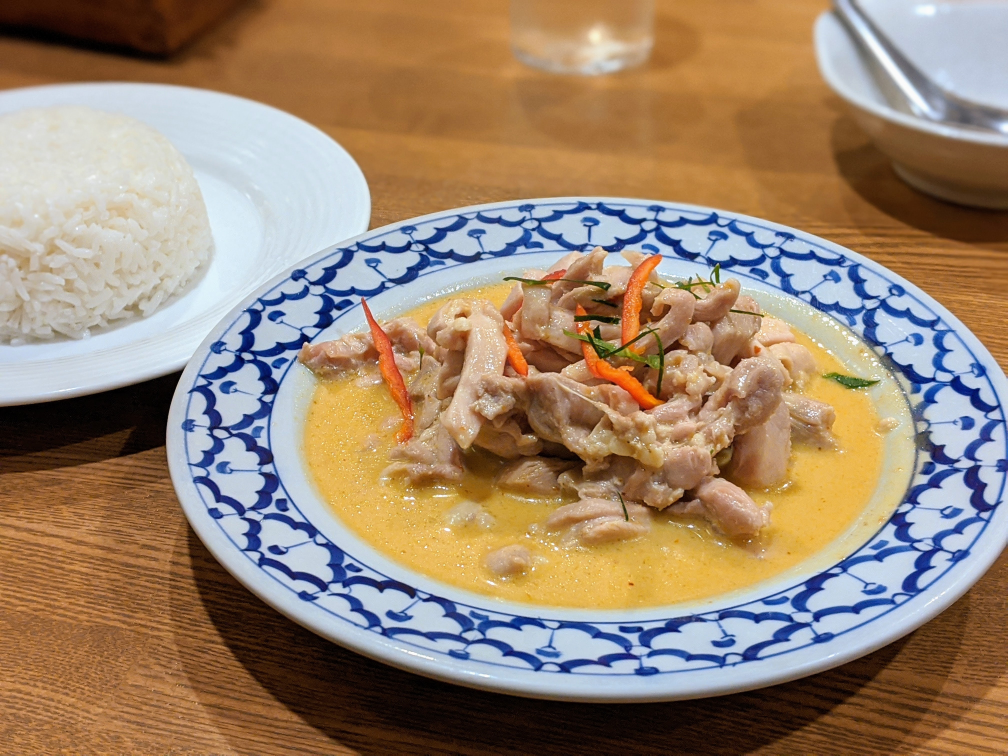
#> input picture raw/thai_curry.jpg, 4032 x 3024 px (shown at 1/4 size)
$ python main.py
#> lines starting #> are read from the running program, lines starting #| are printed output that depends on the picture; after the words box and inside, x2 and y2 are one past the last pixel; in counts of white or black regions, pixels touching at a corner belong together
### tone.py
from PIL import Image
import os, math, cv2
import numpy as np
from lib import base_dir

BASE_IMAGE_MODE_W = 'White'
BASE_IMAGE_MODE_T = 'Transparent'
# 原画との合成
BASE_IMAGE_MODE_C0 = 'Color0' # 黒色領域を塗りつぶす
BASE_IMAGE_MODE_C1 = 'Color1' # 白色(透明)領域を塗りつぶす

# グレースケールのみ対応
def pil2cv (image):
  return np.array(image, dtype=np.uint8)

def createTone (src_path, out_width, out_height):
  im = Image.open(src_path)
  # 台紙を作成
  unit_size = 500
  scale = math.ceil(max(out_width, out_height) / float(unit_size))
  dst_size = int(unit_size * scale)
  im_dst = Image.new(mode='L', size=(dst_size, dst_size), color=0)
  for i in range(0, dst_size, unit_size):
    for j in range(0, dst_size, unit_size):
      im_dst.paste(im, (i, j))
  # 切り抜く
  # XXX: 中央付近をcropしたほうがいいかも？
  im_out = im_dst.crop(box=(0, 0, out_width, out_height))
  return pil2cv(im_out)

# [45 lines left out: function pasteLayers, not called in this run]

def resizeToFitLongSide (img_base, size=1000):
  h, w = img_base.shape
  if w >= h:
    h = int(size * (h / w))
    w = size
  else:
    w = int(size * (w / h))
    h = size
  return cv2.resize(img_base, (w, h))

### main.py
import cv2
import numpy as np
from tone import createTone, pasteLayers, resizeToFitLongSide
from lib import base_dir, remove_tmp_files, remove_raw_file

# 2枚の画像の差分を求めてみよう
def generateImgBinDiffs (img_gray, thresholds):
  diffs = []
  for i in range(0, len(thresholds)):
    if i == len(thresholds) - 1: continue
    # 閾値50と閾値100の結果の着色領域(黒領域)の差分
    # 閾値が大きいほうが着色領域は広くなる
    ret, img_bin_0 = cv2.threshold(img_gray, thresholds[i], 255, cv2.THRESH_BINARY)
    ret, img_bin_1 = cv2.threshold(img_gray, thresholds[i + 1], 255, cv2.THRESH_BINARY)
    diffs.append(cv2.bitwise_not(cv2.absdiff(img_bin_0, img_bin_1)))
  return diffs

def convertToTransparent (img, file_name, width, height):
  img_bgr = cv2.cvtColor(img, cv2.COLOR_GRAY2BGR)
  img_bgra = np.concatenate([img_bgr, np.full((height, width, 1), 255, dtype=np.uint8)], axis=-1)
  white = np.all(img_bgr == [255, 255, 255], axis=-1)
  # white = np.all(img_bgr != [0, 0, 0], axis=-1)
  img_bgra[white, -1] = 0
  file_path = base_dir + 'tmp/' + file_name
  cv2.imwrite(file_path, img_bgra)
  return file_path

def getThresholds (width, height):
  size = max(width, height)
  if size > 1000:
    thresholds = [50, 75, 100, 125, 150, 175, 200, 205, 215]
    tone_densities = [1.75, 2.00, 2.50, 3.50, 4.50, 5.00, 7.50, 20.00]
  else:
    thresholds = [50, 75, 100, 125, 150, 175, 200, 215]
    tone_densities = [1.75, 2, 2.5, 3.25, 7.25, 10.50, 20.25]
  return (thresholds, tone_densities)

def loadRawImage (file_path):
#> called with file_path = './raw/thai_curry.jpg'
  img = cv2.imread(file_path, cv2.IMREAD_UNCHANGED)
#> img is the input picture: shape (3024, 4032, 3); mean B, G, R 112, 133.5, 155.7
  h, w, a = img.shape
#> h = 3024; w = 4032; a = 3
  if a <= 3:
    return img
  transparent_mask = img[:, :, 3] == 0
  img[transparent_mask] = [255, 255, 255, 255]
  return cv2.cvtColor(img, cv2.COLOR_BGRA2BGR)

def main (raw_file_name, save_format='webp', thumbnail_size=1000, \
  histogram_equalization=False, tone_base=1.50, binarization_threshold=None, \
  base_image_mode='White'):
  img = loadRawImage(base_dir + 'raw/' + raw_file_name)
  img_gray = cv2.cvtColor(img, cv2.COLOR_BGR2GRAY)
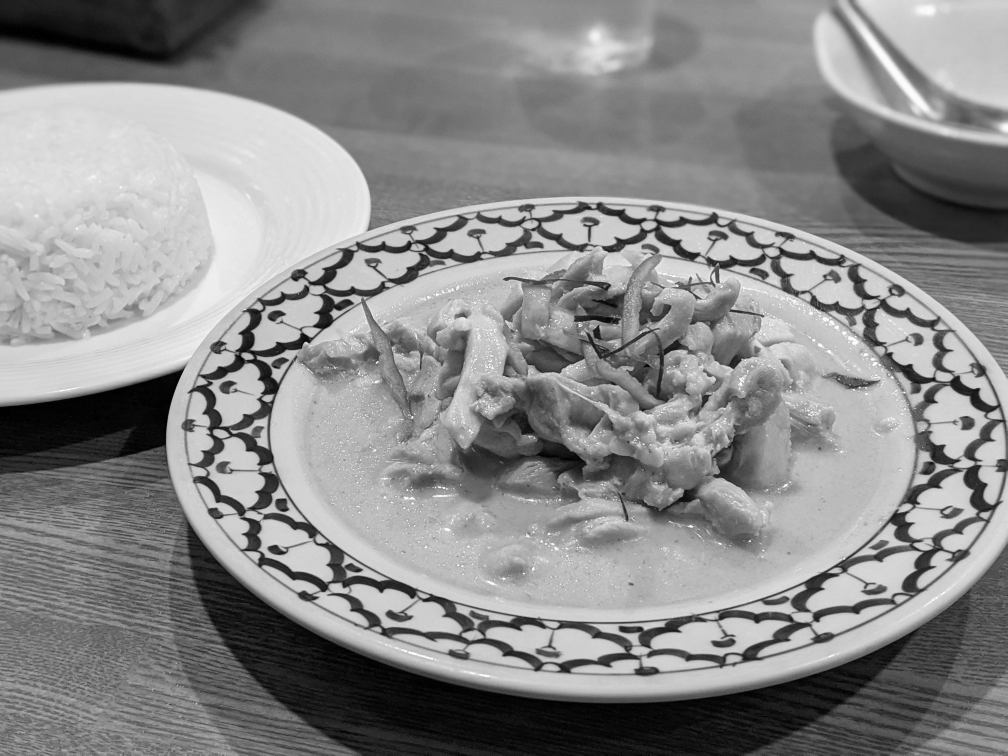
#> img_gray: shape (3024, 4032) (shown at 1/4 size); min 0, max 255, mean 137.7
  if thumbnail_size:
    img_gray = resizeToFitLongSide(img_gray, thumbnail_size)
#> in resizeToFitLongSide, `return cv2.resize(img_base, (w, h))`:
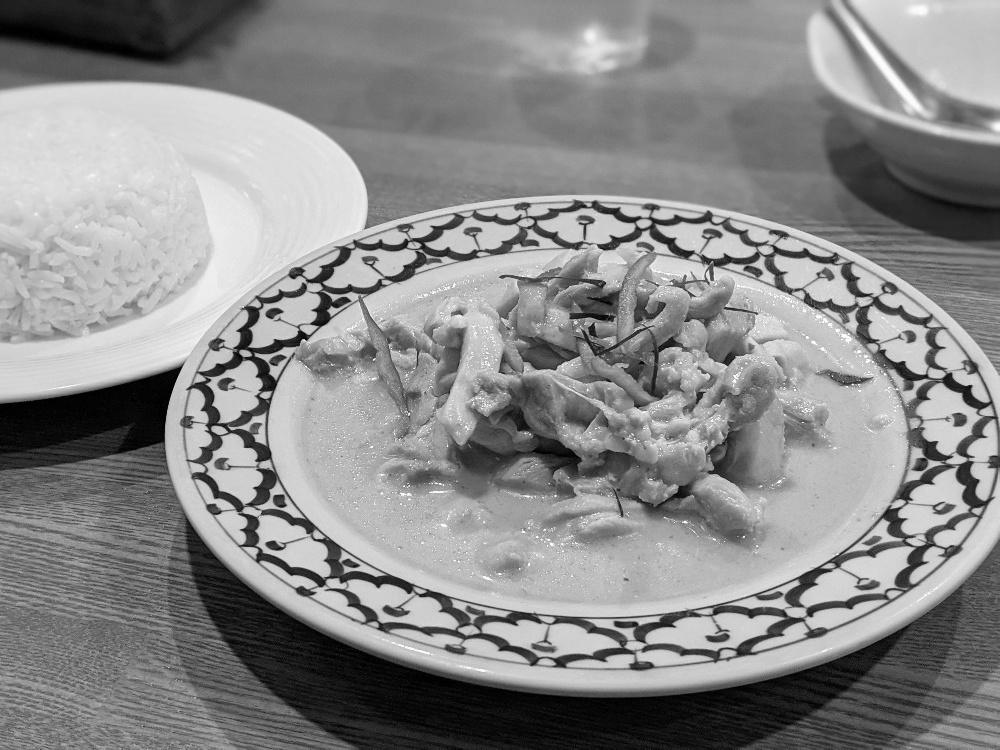
#> returned value: shape (750, 1000); min 0, max 255, mean 137.6
  if histogram_equalization:
    cv2.imwrite(base_dir + 'out/gray/raw.' + raw_file_name, img_gray)
    # Contrast Limited Adaptive Histogram Equalization
    clahe = cv2.createCLAHE(clipLimit=2.0, tileGridSize=(8,8))
    img_gray = clahe.apply(img_gray)
  cv2.imwrite(base_dir + 'out/gray/' + raw_file_name, img_gray)

  # 下地画像をつくる
  h, w = img_gray.shape
#> h = 750; w = 1000
  thresholds, tone_densities = getThresholds(w, h)
#> thresholds = [50, 75, 100, 125, 150, 175, 200, 215]; tone_densities = [1.75, 2, 2.5, 3.25, 7.25, 10.5, 20.25]
  ret, img_bin = cv2.threshold(img_gray, thresholds[0], 255, cv2.THRESH_BINARY)
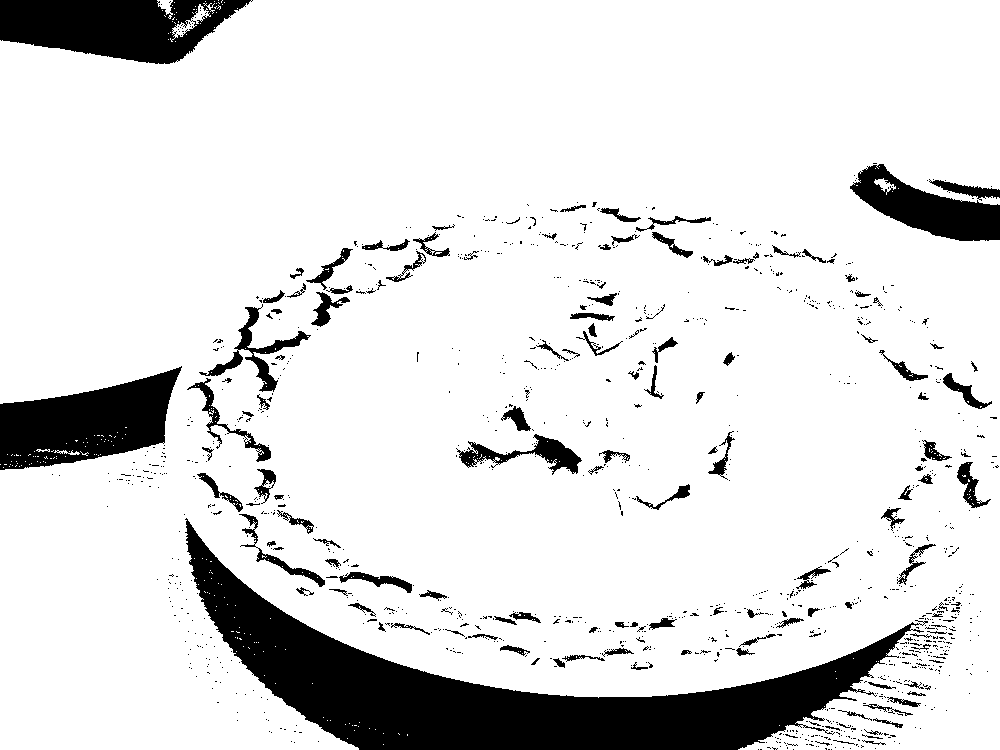
#> img_bin: shape (750, 1000); 87.3% white; 1165 black regions (1025 under 20 px), largest, box (x1, y1, x2, y2) and area: (185, 518, 928, 750) 45738, (0, 366, 182, 470) 11352, (0, 0, 253, 64) 11060
#> ret = 50
  img_tone = createTone('tone72/{:.2f}.png'.format(tone_base), w, h)
  masked_base = cv2.bitwise_or(img_bin, img_tone)
  layer_file_paths = []
  layer_file_paths.append(convertToTransparent(masked_base, raw_file_name + '.base.masked.png', w, h))

  # 密度の異なる点描パターンレイヤーを重ねていく
  img_bin_diffs = generateImgBinDiffs(img_gray, thresholds)
  for i in range(0, len(thresholds) - 1):
    img_bin_diff = img_bin_diffs[i]
    h, w = img_bin_diff.shape
    img_tone = createTone('tone72/{:.2f}.png'.format(tone_densities[i]), w, h)
    # マスク処理にはbitwise_or関数を用いる
    masked = cv2.bitwise_or(img_bin_diff, img_tone)
    file_path = convertToTransparent(masked, raw_file_name + '.' + str(thresholds[i]) + '.masked.png', w, h)
    layer_file_paths.append(file_path)

  out_file_path = pasteLayers(img, img_bin, layer_file_paths, raw_file_name, \
    save_format, binarization_threshold, base_image_mode)
  remove_tmp_files(raw_file_name, thresholds)
  remove_raw_file(raw_file_name)
  return out_file_path

if __name__ == '__main__':
#> (the run stopped early here; a loop or call above may not have finished)
